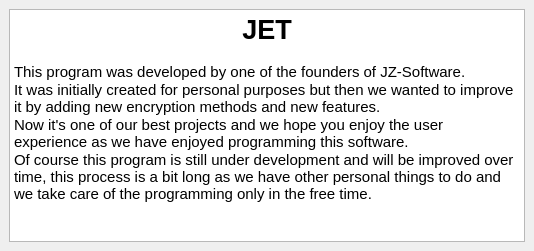
<?xml version="1.0" encoding="UTF-8"?>
<ui version="4.0">
 <class>popup_about_jet</class>
 <widget class="QMainWindow" name="popup_about_jet">
  <property name="geometry">
   <rect>
    <x>0</x>
    <y>0</y>
    <width>534</width>
    <height>251</height>
   </rect>
  </property>
  <property name="windowTitle">
   <string>About JET</string>
  </property>
  <widget class="QWidget" name="centralwidget">
   <layout class="QVBoxLayout" name="verticalLayout">
    <item>
     <widget class="QTextBrowser" name="textBrowser">
      <property name="html">
       <string>&lt;!DOCTYPE HTML PUBLIC &quot;-//W3C//DTD HTML 4.0//EN&quot; &quot;http://www.w3.org/TR/REC-html40/strict.dtd&quot;&gt;
&lt;html&gt;&lt;head&gt;&lt;meta name=&quot;qrichtext&quot; content=&quot;1&quot; /&gt;&lt;style type=&quot;text/css&quot;&gt;
p, li { white-space: pre-wrap; }
&lt;/style&gt;&lt;/head&gt;&lt;body style=&quot; font-family:'Ubuntu'; font-size:11pt; font-weight:400; font-style:normal;&quot;&gt;
&lt;p align=&quot;center&quot; style=&quot; margin-top:0px; margin-bottom:0px; margin-left:0px; margin-right:0px; -qt-block-indent:0; text-indent:0px;&quot;&gt;&lt;span style=&quot; font-size:20pt; font-weight:600;&quot;&gt;JET&lt;/span&gt;&lt;/p&gt;
&lt;p style=&quot;-qt-paragraph-type:empty; margin-top:0px; margin-bottom:0px; margin-left:0px; margin-right:0px; -qt-block-indent:0; text-indent:0px;&quot;&gt;&lt;br /&gt;&lt;/p&gt;
&lt;p style=&quot; margin-top:0px; margin-bottom:0px; margin-left:0px; margin-right:0px; -qt-block-indent:0; text-indent:0px;&quot;&gt;This program was developed by one of the founders of JZ-Software.&lt;/p&gt;
&lt;p style=&quot; margin-top:0px; margin-bottom:0px; margin-left:0px; margin-right:0px; -qt-block-indent:0; text-indent:0px;&quot;&gt;It was initially created for personal purposes but then we wanted to improve it by adding new encryption methods and new features.&lt;/p&gt;
&lt;p style=&quot; margin-top:0px; margin-bottom:0px; margin-left:0px; margin-right:0px; -qt-block-indent:0; text-indent:0px;&quot;&gt;Now it's one of our best projects and we hope you enjoy the user experience as we have enjoyed programming this software.&lt;/p&gt;
&lt;p style=&quot; margin-top:0px; margin-bottom:0px; margin-left:0px; margin-right:0px; -qt-block-indent:0; text-indent:0px;&quot;&gt;Of course this program is still under development and will be improved over time, this process is a bit long as we have other personal things to do and we take care of the programming only in the free time.&lt;/p&gt;&lt;/body&gt;&lt;/html&gt;</string>
      </property>
     </widget>
    </item>
   </layout>
  </widget>
 </widget>
 <resources/>
 <connections/>
</ui>
